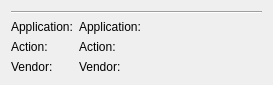
<ui version="4.0" >
 <class>AuthDetails</class>
 <widget class="QWidget" name="AuthDetails" >
  <property name="geometry" >
   <rect>
    <x>0</x>
    <y>0</y>
    <width>273</width>
    <height>80</height>
   </rect>
  </property>
  <property name="sizePolicy" >
   <sizepolicy vsizetype="MinimumExpanding" hsizetype="MinimumExpanding" >
    <horstretch>0</horstretch>
    <verstretch>0</verstretch>
   </sizepolicy>
  </property>
  <layout class="QGridLayout" name="gridLayout" >
   <item row="1" column="0" >
    <widget class="QLabel" name="label" >
     <property name="text" >
      <string>Application:</string>
     </property>
    </widget>
   </item>
   <item row="2" column="0" >
    <widget class="QLabel" name="label_3" >
     <property name="text" >
      <string>Action:</string>
     </property>
    </widget>
   </item>
   <item row="3" column="0" >
    <widget class="QLabel" name="vendorL" >
     <property name="text" >
      <string>Vendor:</string>
     </property>
    </widget>
   </item>
   <item row="3" column="1" colspan="3" >
    <widget class="KUrlLabel" name="vendorUL" >
     <property name="text" >
      <string>Vendor:</string>
     </property>
     <property name="tipText" >
      <string/>
     </property>
     <property name="useTips" >
      <bool>true</bool>
     </property>
    </widget>
   </item>
   <item row="2" column="1" colspan="3" >
    <widget class="KUrlLabel" name="action_label" >
     <property name="text" >
      <string>Action:</string>
     </property>
     <property name="tipText" >
      <string/>
     </property>
     <property name="useTips" >
      <bool>true</bool>
     </property>
    </widget>
   </item>
   <item row="0" column="0" colspan="4" >
    <widget class="Line" name="line" >
     <property name="orientation" >
      <enum>Qt::Horizontal</enum>
     </property>
    </widget>
   </item>
   <item row="1" column="1" colspan="3" >
    <widget class="QLabel" name="app_label" >
     <property name="text" >
      <string>Application:</string>
     </property>
    </widget>
   </item>
  </layout>
 </widget>
 <customwidgets>
  <customwidget>
   <class>KUrlLabel</class>
   <extends>QLabel</extends>
   <header>kurllabel.h</header>
  </customwidget>
 </customwidgets>
 <resources/>
 <connections/>
</ui>
